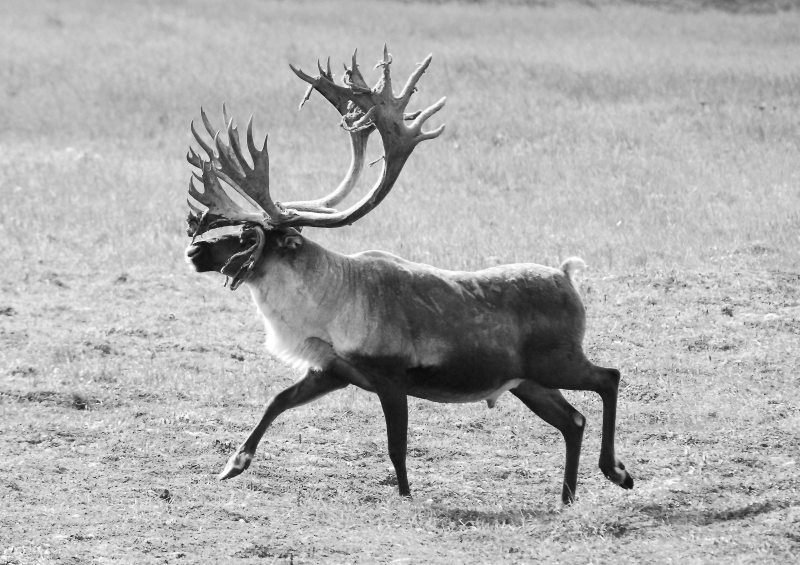
#> input picture Image Processing With Python/Chapter 004 Point Processing/_images/caribou.jpg, 2400 x 1694 px (shown at 1/3 size)
$ jupyter execute '4.1 Arithmetic Operations on Image.ipynb'
#> lines starting #> are read from the running program, lines starting #| are printed output that depends on the picture
[cell 1]
import skimage.io as io

[cell 2]
im = io.imread('_images/caribou.jpg')
#> im is the input picture: shape (1694, 2400); min 0, max 255, mean 174.2
io.imshow(im)

[cell 3]
io.imshow(im + 128)
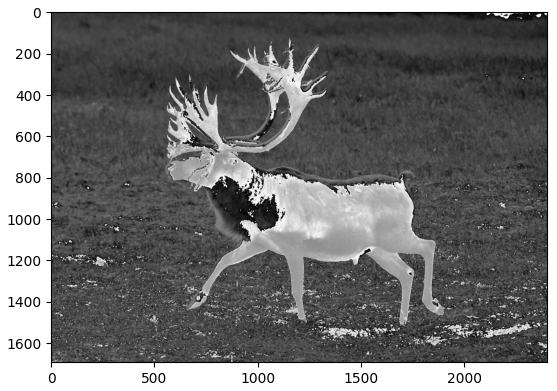
#> figure drawn by matplotlib, 1 panel

[cell 4]
io.imshow(im - 228)
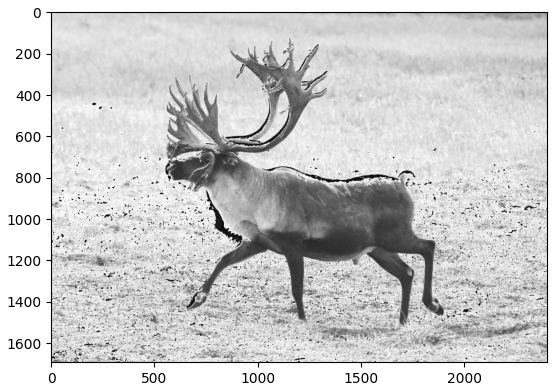
#> figure drawn by matplotlib, 1 panel

[cell 5]
import numpy as np

io.imshow(np.uint8((im + 80) % 256))
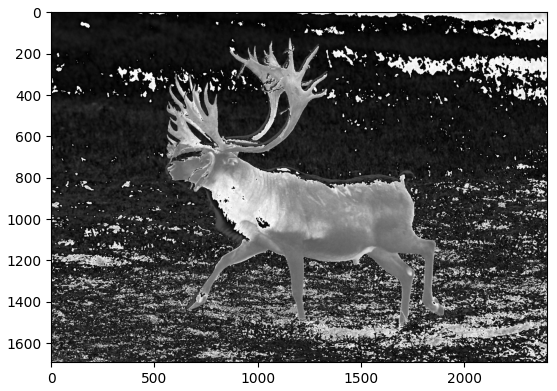
#> figure drawn by matplotlib, 1 panel

[cell 6]
io.imshow(im * 5)
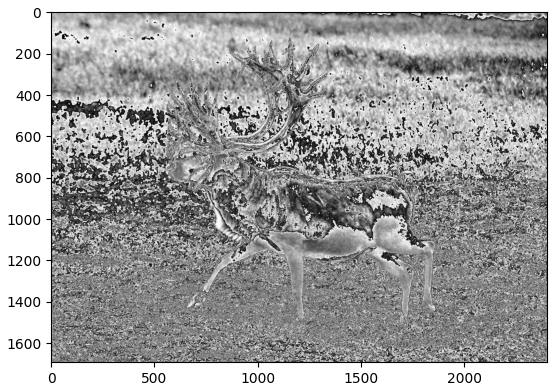
#> figure drawn by matplotlib, 1 panel

[cell 7]
io.imshow(im // 4) ## // for integer division
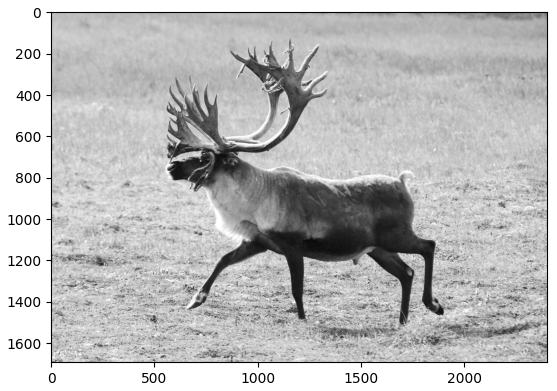
#> figure drawn by matplotlib, 1 panel

## Complemnt Image

[cell 8]
io.imshow(255 - im)
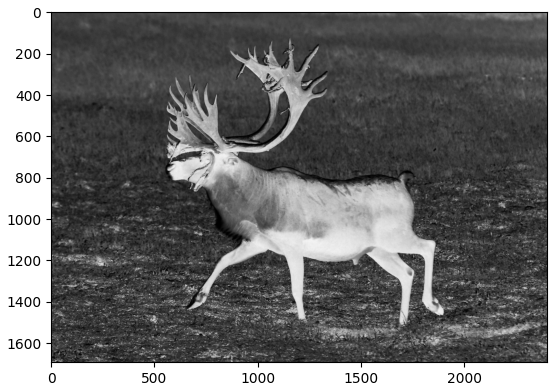
#> figure drawn by matplotlib, 1 panel
